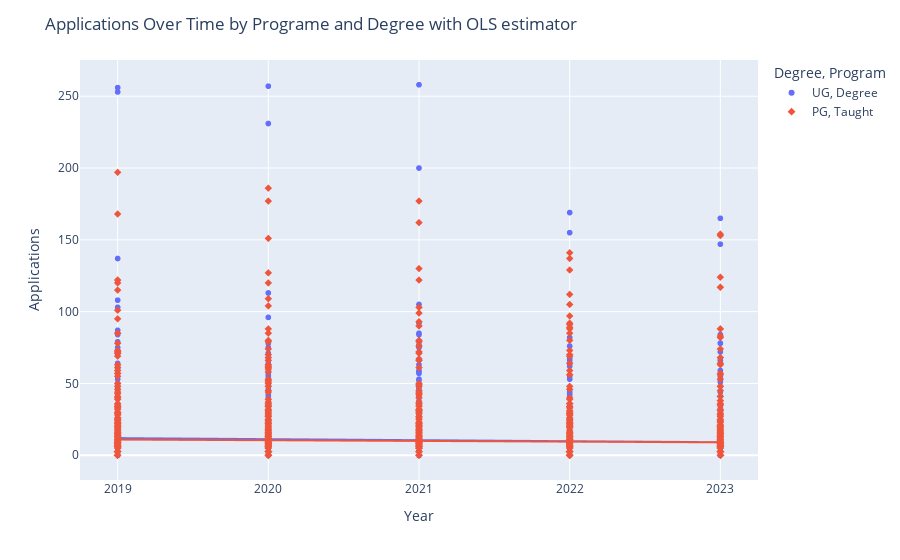

This figure's notebook cell:
### Code cell
import plotly.express as px
import re

# Melt the DataFrame to have one row per application type and year
df_melted = pd.melt(df, id_vars=['Department', 'Program'], 
                     value_vars=['Applications 2019', 'Applications 2020', 'Applications 2021', 'Applications 2022', 'Applications 2023'],
                     var_name='Year', value_name='Applications')

# Split the Programe column into UG Degree and PG Taught columns
df_melted[['Degree', 'Program']] = df_melted['Program'].str.split(' ', n=1, expand=True)

# Convert the 'Year' column to numerical values
df_melted['Year'] = df_melted['Year'].apply(lambda x: re.search(r'\d{4}', x).group())

# Create an interactive scatterplot with regression line
fig = px.scatter(df_melted, x='Year', y='Applications', color='Degree', symbol='Program', trendline='ols', hover_data=['Department', 'Program'])
fig.update_layout(title='Applications Over Time by Programe and Degree with OLS estimator', xaxis_title='Year', yaxis_title='Applications')
fig.show()

### Figure 1 — Plotly figure (JSON) as saved in the notebook; plotly's stock layout.template omitted (floating-point values rounded to 4 significant figures; data arrays with more than 128 entries replaced by an {"elided": "..."} marker saying what was removed)
{"data": [{"customdata": {"elided": "1875x2 str values"}, "hovertemplate": "Degree=UG<br>Program=%{customdata[1]}<br>Year=%{x}<br>Applications=%{y}<br>Department=%{customdata[0]}<extra></extra>", "legendgroup": "UG, Degree", "marker": {"color": "#636efa", "symbol": "circle"}, "mode": "markers", "name": "UG, Degree", "showlegend": true, "type": "scattergl", "x": {"elided": "1875 str values"}, "xaxis": "x", "y": {"elided": "1875 float values"}, "yaxis": "y"}, {"hovertemplate": "<b>OLS trendline</b><br>Applications = -0.712667 * Year + 1450.8<br>R<sup>2</sup>=0.002268<br><br>Degree=UG<br>Program=Degree<br>Year=%{x}<br>Applications=%{y} <b>(trend)</b><extra></extra>", "legendgroup": "UG, Degree", "marker": {"color": "#636efa", "symbol": "circle"}, "mode": "lines", "name": "UG, Degree", "showlegend": false, "type": "scattergl", "x": {"elided": "1875 str values"}, "xaxis": "x", "y": {"elided": "1875 float values"}, "yaxis": "y"}, {"customdata": {"elided": "2365x2 str values"}, "hovertemplate": "Degree=PG<br>Program=%{customdata[1]}<br>Year=%{x}<br>Applications=%{y}<br>Department=%{customdata[0]}<extra></extra>", "legendgroup": "PG, Taught", "marker": {"color": "#EF553B", "symbol": "diamond"}, "mode": "markers", "name": "PG, Taught", "showlegend": true, "type": "scattergl", "x": {"elided": "2365 str values"}, "xaxis": "x", "y": {"elided": "2365 float values"}, "yaxis": "y"}, {"hovertemplate": "<b>OLS trendline</b><br>Applications = -0.487738 * Year + 995.693<br>R<sup>2</sup>=0.001174<br><br>Degree=PG<br>Program=Taught<br>Year=%{x}<br>Applications=%{y} <b>(trend)</b><extra></extra>", "legendgroup": "PG, Taught", "marker": {"color": "#EF553B", "symbol": "diamond"}, "mode": "lines", "name": "PG, Taught", "showlegend": false, "type": "scattergl", "x": {"elided": "2365 str values"}, "xaxis": "x", "y": {"elided": "2365 float values"}, "yaxis": "y"}], "layout": {"legend": {"title": {"text": "Degree, Program"}, "tracegroupgap": 0}, "margin": {"t": 60}, "title": {"text": "Applications Over Time by Programe and Degree with OLS estimator"}, "xaxis": {"anchor": "y", "domain": [0, 1], "title": {"text": "Year"}}, "yaxis": {"anchor": "x", "domain": [0, 1], "title": {"text": "Applications"}}}}
